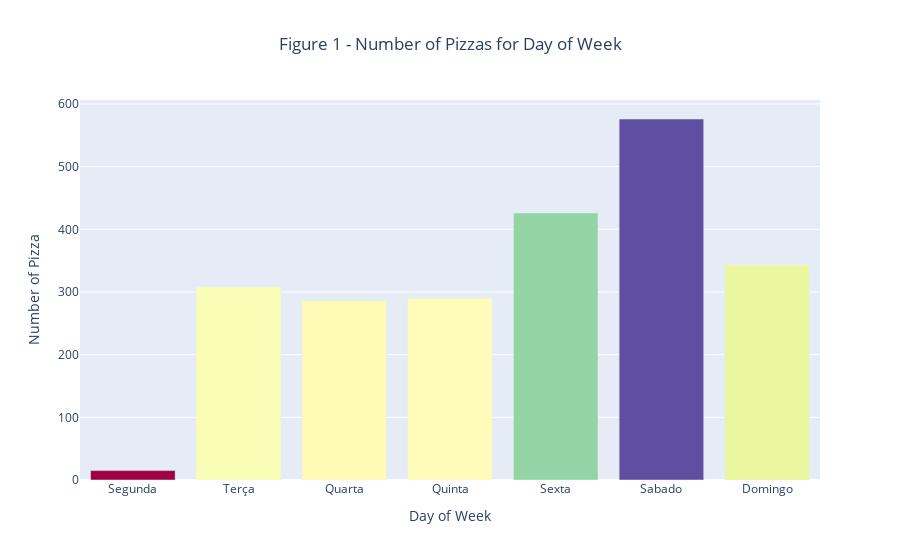

Write notebook code for a chart like this one.
### Code cell
# Graph Number of Pizzas by Day of the Week
value = semana_sort
label = value.index
trace = go.Bar(y=value, 
               x=label,
               marker={'color': value,
                   'colorscale': 'Spectral'})
layout = go.Layout(title="Figure 1 - Number of Pizzas for Day of Week", 
                   xaxis={'title' : "Day of Week"},
                  yaxis={'title' : "Number of Pizza"},
                  title_x=0.5)
fig = go.Figure(data=trace, layout=layout)
iplot(fig)
fig.show('png')

### Figure 1 — Plotly figure (JSON) as saved in the notebook; plotly's stock layout.template omitted (floating-point values rounded to 4 significant figures)
{"data": [{"marker": {"color": [15, 308, 286, 290, 426, 576, 343], "colorscale": [[0, "rgb(158,1,66)"], [0.1, "rgb(213,62,79)"], [0.2, "rgb(244,109,67)"], [0.3, "rgb(253,174,97)"], [0.4, "rgb(254,224,139)"], [0.5, "rgb(255,255,191)"], [0.6, "rgb(230,245,152)"], [0.7, "rgb(171,221,164)"], [0.8, "rgb(102,194,165)"], [0.9, "rgb(50,136,189)"], [1, "rgb(94,79,162)"]]}, "type": "bar", "x": ["Segunda", "Terça", "Quarta", "Quinta", "Sexta", "Sabado", "Domingo"], "y": [15, 308, 286, 290, 426, 576, 343]}], "layout": {"title": {"text": "Figure 1 - Number of Pizzas for Day of Week", "x": 0.5}, "xaxis": {"title": {"text": "Day of Week"}}, "yaxis": {"title": {"text": "Number of Pizza"}}}}
